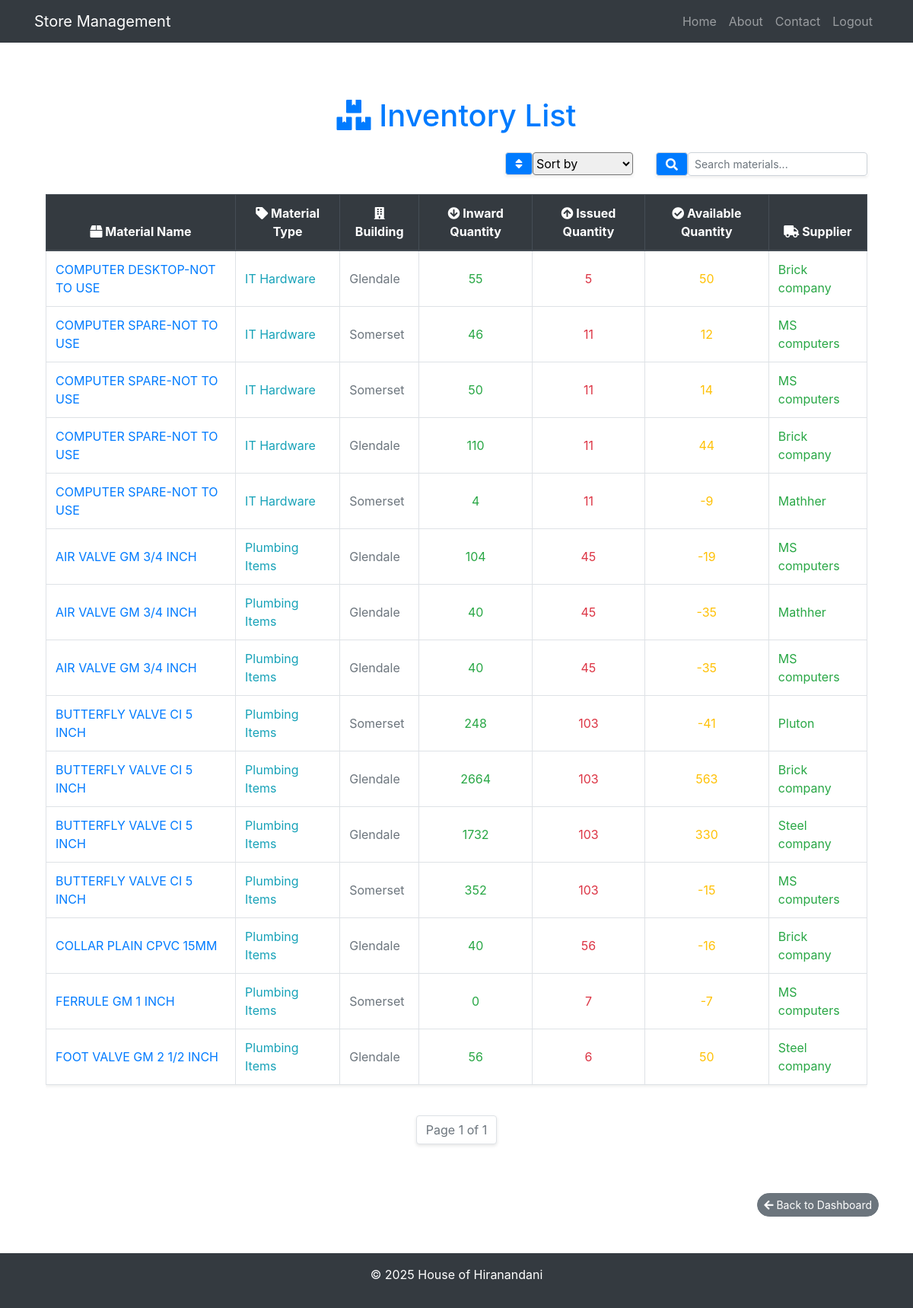
Page /inventory/ (signed in) on the committed database.
### warehouse/models.py (models this page shows, shortened)
class Inward(models.Model):
    material = models.ForeignKey(Material,related_name='inward', on_delete=models.CASCADE)
    po_number = models.CharField(max_length=255,null=False)
    supplier = models.CharField(max_length=255)  # Supplier of the material
    building = models.ForeignKey(Building, on_delete=models.CASCADE)
    quantity = models.PositiveIntegerField()  # Current quantity in stock
    date_inward = models.DateField()
    expiration_date =  models.DateField(null=True, blank=True,default=None)  # Expiry date if applicable

class Material(models.Model):
    MATERIAL_TYPES = [
        ('Admixtures', '1-Admixtures'),
        ('Aggregates', '2-Aggregates'),
        ('Blocks', '3-Blocks'),
        ('Boards and Panels', '4-Boards and Panels'),
        ('Bricks', '5-Bricks'),
        ('Cement - Grey', '6-Cement - Grey'),
        ('Cement - White', '7-Cement - White'),
        ('CI / DI Covers', '8-CI / DI Covers'),
        ('CP Fittings', '9-CP Fittings'),
        ('Door Fittings', '10-Door Fittings'),
        ('Doors and Windows', '11-Doors and Windows'),
        ('Electrical Items', '12-Electrical Items'),
        ('Fabrics', '13-Fabrics'),
        ('Fuels', '14-Fuels'),
        ('Furniture', '15-Furniture'),
        ('Gates and Grills', '16-Gates and Grills'),
        ('GI Covers', '17-GI Covers'),
        ('Granite', '18-Granite'),
        ('Gypsum Vermiculite', '19-Gypsum Vermiculite'),
        ('Hardware', '20-Hardware'),
        ('Heaters and Coolers', '21-Heaters and Coolers'),
        ('Horticulture', '22-Horticulture'),
        ('IT Hardware', '23-IT Hardware'),
        ('IT Software', '24-IT Software'),
        ('Kitchen Equipments', '25-Kitchen Equipments'),
        ('Locks', '26-Locks'),
        ('Marble', '27-Marble'),
        ('Mechanical Spares', '28-Mechanical Spares'),
        ('Medicines', '29-Medicines'),
        ('Mirrors and Glass', '30-Mirrors and Glass'),
        ('General Items', '31-General Items'),
        ('Oils and Lubricants', '32-Oils and Lubricants'),
        ('Paints', '33-Paints'),
        ('Paver Blocks', '34-Paver Blocks'),
        ('Pest Control', '35-Pest Control'),
        ('Pipes/Pipe Fittings', '36-Pipes/Pipe Fittings'),
        ('Plant and Machinery', '37-Plant and Machinery'),
        ('Plumbing Items', '38-Plumbing Items'),
        ('Pre-Cast Items', '39-Pre-Cast Items'),
        ('PVC Cover Blocks', '40-PVC Cover Blocks'),
        ('Safety Equipments', '41-Safety Equipments'),
        ('Sand', '42-Sand'),
        ('Sanitary Wares', '43-Sanitary Wares'),
        ('Sealants/Adhesives', '44-Sealants/Adhesives'),
        ('Shuttering Materials', '45-Shuttering Materials'),
        ('Stationery', '46-Stationery'),
        ('Steel - Re Bars', '47-Steel - Re Bars'),
        ('Stones', '48-Stones'),
        ('Stoneware Pipes', '49-Stoneware Pipes'),
        ('Structural Steel', '50-Structural Steel'),
        ('TDR', '51-TDR'),
        ('Tiles', '52-Tiles'),
        ('Tools', '53-Tools'),
        ('Water', '54-Water'),
        ('Wood and Timber', '55-Wood and Timber'),
        ('Wooden Flooring', '56-Wooden Flooring'),
        ('Scrap Material', '57-Scrap Material'),
        ('BMS Systems', '58-BMS Systems'),
        ('Concrete', '59-Concrete'),
        ('Modular Kitchen', '60-Modular Kitchen'),
        ('Vehicle', '61-Vehicle'),
        ('Flat Re-purchase', '62-Flat Re-purchase'),
        ('White Goods', '63-White Goods'),
        ('Interior Items', '64-Interior Items'),
        ('Hotel', '65-Hotel'),
        ('Travel', '66-Travel'),
        ('Architect Foreign', '501-Architect Foreign'),
        ('Architect Local', '502-Architect Local'),
        ('BMS System', '503-BMS System'),
        ('Cabling Works', '504-Cabling Works'),
        ('Carpentry  Work', '505-Carpentry  Work'),
        ('Civil  Work', '506-Civil  Work'),
        ('D.G.Sets', '507-D.G.Sets'),
        ('Earthwork', '508-Earthwork'),
        ('Electrical work', '509-Electrical work'),
        ('Elevators', '510-Elevators'),
        ('Fabrication Work', '511-Fabrication Work'),
        ('False Ceiling Work', '512-False Ceiling Work'),
        ('Fire Fighting Sys.', '513-Fire Fighting Sys.'),
        ('Flooring&Dado Tiling', '514-Flooring&Dado Tiling'),
        ('Gas Connection', '515-Gas Connection'),
        ('Glass  Works', '516-Glass  Works'),
        ('H.V.A.C.System', '517-H.V.A.C.System'),
        ('Hydropnuematic Sys.', '518-Hydropnuematic Sys.'),
        ('Infrastructure Works', '519-Infrastructure Works'),
        ('Land  Dev. work', '520-Land  Dev. work'),
        ('LandScape work - Ext', '521-LandScape work - Ext'),
        ('Misc.Labour Work', '522-Misc.Labour Work'),
        ('Painting Work - Exte', '523-Painting Work - Exte'),
        ('Painting Work - Inte', '524-Painting Work - Inte'),
        ('Piling Work', '525-Piling Work'),
        ('Plumb.&Drainage Work', '526-Plumb.&Drainage Work'),
        ('Polishing works', '527-Polishing works'),
        ('Gypsum Plaster Work', '528-Gypsum Plaster Work'),
        ('PVC Doors and Porta', '529-PVC Doors and Porta'),
        ('R&M Building', '530-R&M Building'),
        ('R&M FireFightingSys.', '531-R&M FireFightingSys.'),
        ('R&M HVAC', '532-R&M HVAC'),
        ('R&M Other Asset', '533-R&M Other Asset'),
        ('R&M Plant & M/C', '534-R&M Plant & M/C'),
        ('R.C.C. Consultant', '535-R.C.C. Consultant'),
        ('Rain Water Harvestin', '536-Rain Water Harvestin'),
        ('RMC', '537-RMC'),
        ('Road & Drainage Work', '538-Road & Drainage Work'),
        ('SewageTreatmentPlant', '539-SewageTreatmentPlant'),
        ('Soil Investigation', '540-Soil Investigation'),
        ('Struct. Steel Work', '541-Struct. Steel Work'),
        ('Technical Consultant', '542-Technical Consultant'),
        ('Telecom system', '543-Telecom system'),
        ('Traffic Signal & Sig', '544-Traffic Signal & Sig'),
        ('Transport Services', '545-Transport Services'),
        ('Vigilance CCTV Sys.', '546-Vigilance CCTV Sys.'),
        ('Watermain works', '547-Watermain works'),
        ('Waterproofing Work', '548-Waterproofing Work'),
        ('WaterTreatmentPlant', '549-WaterTreatmentPlant'),
        ('Al. window/str. glaz', '550-Al. window/str. glaz'),
        ('Hiring Charges - equ', '551-Hiring Charges - equ'),
        ('Solar Hot water syst', '552-Solar Hot water syst'),
        ('LandSc.Garden works', '553-LandSc.Garden works'),
        ('Acid Washing', '554-Acid Washing'),
        ('Compound Wall works', '555-Compound Wall works'),
        ('Internal Services', '556-Internal Services'),
        ('Interior Work', '557-Interior Work'),
        ('Security Services', '558-Security Services'),
        ('Project Construction', '559-Project Construction'),
        ('Sales & Marketing', '560-Sales & Marketing'),
        ('Pest Control Work', '561-Pest Control Work'),
        ('Wooden Flooring Work', '562-Wooden Flooring Work'),
        ('Material Testing', '563-Material Testing'),
        ('R&M Vehicle', '564-R&M Vehicle'),
        ('Service Tax', '565-Service Tax'),
        ('Professional Consult', '566-Professional Consult'),
        ('HR', '567-HR'),
        ('Construction Service', '568-Construction Service'),
        ('Earth Filling Work', '569-Earth Filling Work'),
        ('Fencing & Boundary', '570-Fencing & Boundary'),
        ('Rock cutting work', '571-Rock cutting work'),
        ('Air Conditioning Wrk', '572-Air Conditioning Wrk'),
        ('IT Services', '573-IT Services'),
        ('Legal Services', '574-Legal Services'),
        ('Lease material group', '575-Lease material group'),
        ('Lease mat grp LEASE', '576-Lease mat grp LEASE'),
    ]
    name = models.CharField(max_length=255, unique=True,null=False)
    material_type = models.CharField(max_length=50, choices=MATERIAL_TYPES)  # Type of material
    hsn_code = models.CharField(max_length=15,null=True,blank=True, default=None)
    material_code = models.CharField(max_length=100, unique=True,null=True,blank=True,default=None)

class Building(models.Model):
    name = models.CharField(max_length=255)  # Name of the building/project
    location = models.CharField(max_length=255)  # Location of the building
    project_manager = models.CharField(max_length=255)  # Name of the project manager
    date_added = models.DateField()  # Date when the building was added to the system

### warehouse/views.py (the view, shortened to what this page needs)
# urls.py: path('inventory/', views.view_all_inventory, name='view_all_inventory'),
@login_required
def view_all_inventory(request):
    search_query = request.GET.get('search', '')
    sort_by = request.GET.get('sort', '')
    inventory = Inward.objects.select_related('material', 'building').all()
    if sort_by:
        inventory = inventory.order_by(sort_by)
    inventory = inventory.annotate(
        inward_quantity=Sum('quantity'),
        issued_quantity=Sum('material__consumptions__quantity'),  # Adjust if the related_name is different
        available_quantity=F('quantity') - Sum('material__consumptions__quantity')
        )
    paginator = Paginator(inventory, 25)  # 25 items per page
    page_number = request.GET.get('page')
    page_obj = paginator.get_page(page_number)
    return render(request, 'warehouse/view_all_inventory.html', {'page_obj': page_obj})

### warehouse/templates/warehouse/view_all_inventory.html (shortened to what this page needs)
{% extends 'warehouse/base.html' %}
{% block content %}
<div class="container my-5">
    <h1 class="text-center text-primary mb-4">
        <i class="fas fa-boxes me-2"></i> Inventory List
    </h1>
    <div class="row mb-4 justify-content-end">
        <div class="col-auto">
            <div class="input-group input-group-sm shadow-sm">
                <span class="input-group-text bg-primary text-white">
                    <i class="fas fa-sort"></i>
                </span>
                <select id="sort-by" class="form-select">
                    <option value="">Sort by</option>
                </select>
            </div>
        </div>
        <div class="col-auto">
            <div class="input-group input-group-sm shadow-sm">
                <span class="input-group-text bg-primary text-white">
                    <i class="fas fa-search"></i>
                </span>
                <input type="text" id="search-bar" class="form-control" placeholder="Search materials...">
            </div>
        </div>
    </div>
    <div class="table-responsive">
        <table class="table table-hover table-bordered shadow-sm">
            <thead class="thead-dark">
                <tr class="text-center">
                    <th><i class="fas fa-box me-2"></i> Material Name</th>
                    <th><i class="fas fa-tag me-2"></i> Material Type</th>
                    <th><i class="fas fa-building me-2"></i> Building</th>
                    <th><i class="fas fa-arrow-circle-down me-2"></i> Inward Quantity</th>
                    <th><i class="fas fa-arrow-circle-up me-2"></i> Issued Quantity</th>
                    <th><i class="fas fa-check-circle me-2"></i> Available Quantity</th>
                    <th><i class="fas fa-truck me-2"></i> Supplier</th>
                </tr>
            </thead>
            <tbody id="inventory-list">
                {% for inward in page_obj %}
                    <tr>
                        <td class="text-primary">{{ inward.material.name }}</td>
                        <td class="text-info">{{ inward.material.material_type }}</td>
                        <td class="text-secondary">{{ inward.building.name }}</td>
                        <td class="text-center text-success">{{ inward.inward_quantity }}</td>
                        <td class="text-center text-danger">{{ inward.issued_quantity }}</td>
                        <td class="text-center text-warning">{{ inward.available_quantity }}</td>
                        <td class="text-success">{{ inward.supplier }}</td>
                    </tr>
                {% empty %}
                    <tr>
                        <td colspan="7" class="text-center text-warning">
                            <i class="fas fa-exclamation-circle me-2"></i> No materials available in inventory.
                        </td>
                    </tr>
                {% endfor %}
            </tbody>
        </table>
    </div>
    <nav aria-label="Page navigation" class="mt-4">
        <ul class="pagination justify-content-center">
            <li class="page-item disabled">
                <span class="page-link">Page {{ page_obj.number }} of {{ page_obj.paginator.num_pages }}</span>
            </li>
        </ul>
    </nav>
</div>
<link rel="stylesheet" href="https://cdnjs.cloudflare.com/ajax/libs/font-awesome/5.15.4/css/all.min.css">
{% endblock %}

### warehouse/templates/warehouse/view_all_inventory.html (style rules this page uses)
#search-bar, #sort-by { border-radius: 0.25rem; }
.table th, .table td { vertical-align: middle; }
.pagination .page-link { box-shadow: 0 2px 4px rgba(0, 0, 0, 0.1); }

### warehouse/templates/warehouse/base.html (style rules this page uses)
html, body { height: 100%; margin: 0; display: flex; flex-direction: column; }
.container { flex: 1; }

### rows in the picture
Inward: material.name "COMPUTER DESKTOP-NOT TO USE", material.material_type "IT Hardware", building.name "Glendale", inward_quantity "55", issued_quantity "5", available_quantity "50", supplier "Brick company"
Inward: material.name "COMPUTER SPARE-NOT TO USE", material.material_type "IT Hardware", building.name "Somerset", inward_quantity "46", issued_quantity "11", available_quantity "12", supplier "MS computers"
Inward: material.name "COMPUTER SPARE-NOT TO USE", material.material_type "IT Hardware", building.name "Somerset", inward_quantity "50", issued_quantity "11", available_quantity "14", supplier "MS computers"
Inward: material.name "COMPUTER SPARE-NOT TO USE", material.material_type "IT Hardware", building.name "Glendale", inward_quantity "110", issued_quantity "11", available_quantity "44", supplier "Brick company"
Inward: material.name "COMPUTER SPARE-NOT TO USE", material.material_type "IT Hardware", building.name "Somerset", inward_quantity "4", issued_quantity "11", available_quantity "-9", supplier "Mathher"
Inward: material.name "AIR VALVE GM 3/4 INCH", material.material_type "Plumbing Items", building.name "Glendale", inward_quantity "104", issued_quantity "45", available_quantity "-19", supplier "MS computers"
Inward: material.name "AIR VALVE GM 3/4 INCH", material.material_type "Plumbing Items", building.name "Glendale", inward_quantity "40", issued_quantity "45", available_quantity "-35", supplier "Mathher"
Inward: material.name "AIR VALVE GM 3/4 INCH", material.material_type "Plumbing Items", building.name "Glendale", inward_quantity "40", issued_quantity "45", available_quantity "-35", supplier "MS computers"
Inward: material.name "BUTTERFLY VALVE CI 5 INCH", material.material_type "Plumbing Items", building.name "Somerset", inward_quantity "248", issued_quantity "103", available_quantity "-41", supplier "Pluton"
Inward: material.name "BUTTERFLY VALVE CI 5 INCH", material.material_type "Plumbing Items", building.name "Glendale", inward_quantity "2664", issued_quantity "103", available_quantity "563", supplier "Brick company"
Inward: material.name "BUTTERFLY VALVE CI 5 INCH", material.material_type "Plumbing Items", building.name "Glendale", inward_quantity "1732", issued_quantity "103", available_quantity "330", supplier "Steel company"
Inward: material.name "BUTTERFLY VALVE CI 5 INCH", material.material_type "Plumbing Items", building.name "Somerset", inward_quantity "352", issued_quantity "103", available_quantity "-15", supplier "MS computers"
Inward: material.name "COLLAR PLAIN CPVC 15MM", material.material_type "Plumbing Items", building.name "Glendale", inward_quantity "40", issued_quantity "56", available_quantity "-16", supplier "Brick company"
Inward: material.name "FERRULE GM 1 INCH", material.material_type "Plumbing Items", building.name "Somerset", inward_quantity "0", issued_quantity "7", available_quantity "-7", supplier "MS computers"
Inward: material.name "FOOT VALVE GM 2 1/2 INCH", material.material_type "Plumbing Items", building.name "Glendale", inward_quantity "56", issued_quantity "6", available_quantity "50", supplier "Steel company"

### other values in the picture
{{ page_obj.number }} "1"
{{ page_obj.paginator.num_pages }} "1"
